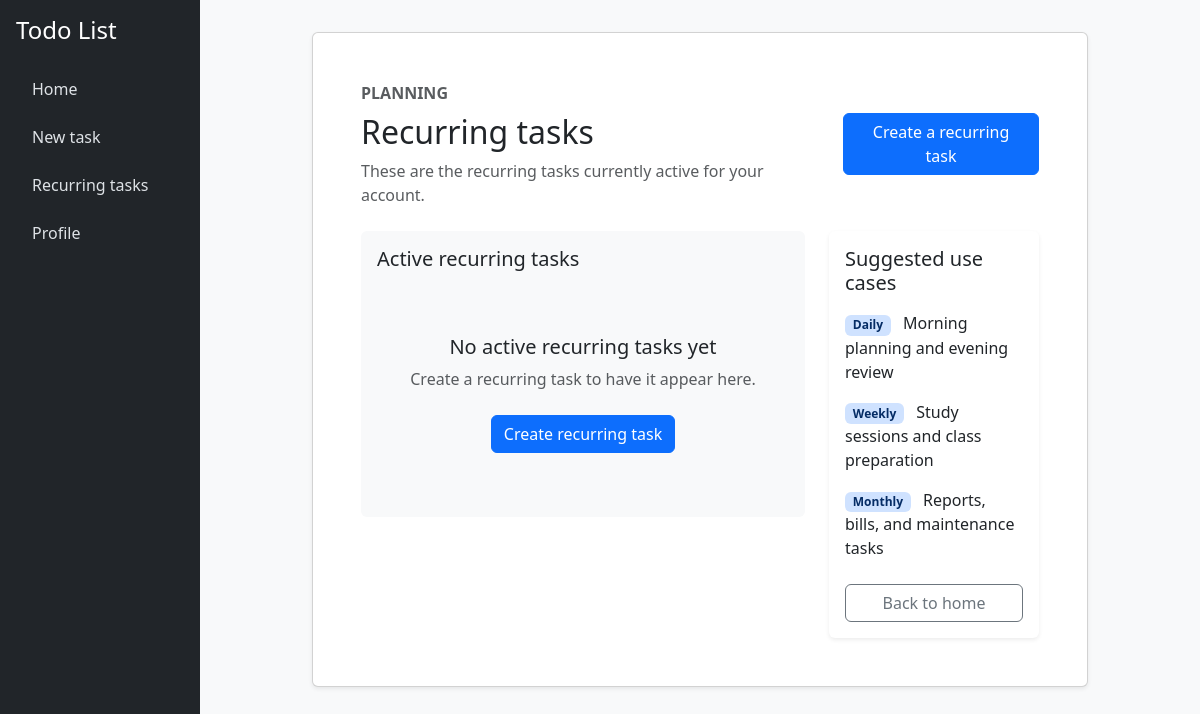
Page /recurring_tasks (signed in) on the earlier database version.
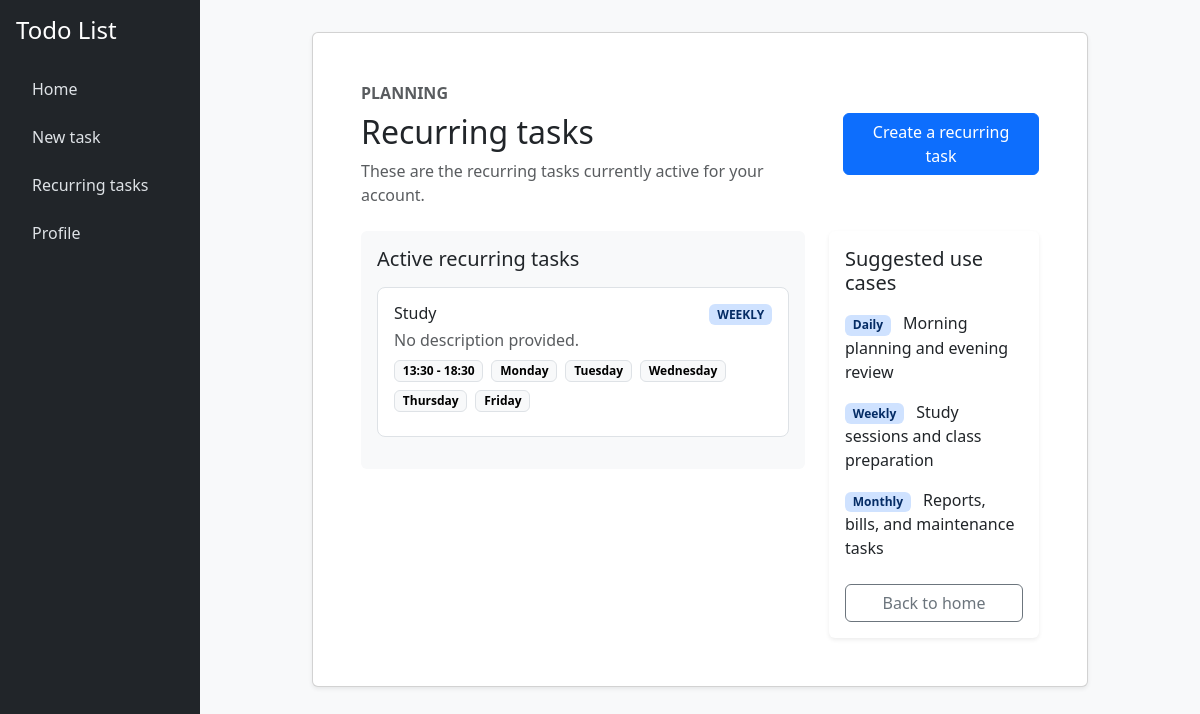
Same page on the later database version.
### tables this page shows
CREATE TABLE recurrent_tasks (
    id INTEGER PRIMARY KEY AUTOINCREMENT,
    user_id INTEGER NOT NULL,
    title TEXT NOT NULL,
    description TEXT,
    start_time TEXT NOT NULL,
    end_time TEXT NOT NULL,
    recurrency TEXT NOT NULL,
    days TEXT NOT NULL
);

### app.py (the view, shortened to what this page needs)
@app.route("/recurring_tasks", methods=["GET", "POST"])
@login_required
def recurring_tasks():
    recurring_tasks_rows = db.execute(
        "SELECT id, title, description, start_time, end_time, recurrency, days FROM recurrent_tasks WHERE user_id = ? ORDER BY start_time ASC"  ,
        session["user_id"],
    )
    for task in recurring_tasks_rows:
        task["days"] = [day.strip().title() for day in task["days"].split(" ") if day.strip()]
    if request.method == "GET":
        return render_template(
            "recurring_tasks.html",
            recurring_tasks=recurring_tasks_rows,
        )

### app.py (called while the page is built)
@app.after_request
def after_request(response):
    response.headers["Cache-Control"] = "no-cache, no-store, must-revalidate"
    response.headers["Expires"] = 0
    response.headers["Pragma"] = "no-cache"
    return response

### helpers.py (called while the page is built)
def login_required(f):
    @wraps(f)
    def decorated_function(*args, **kwargs):
        if session.get("user_id") is None:
            return redirect("/login")
        return f(*args, **kwargs)
    return decorated_function

### templates/recurring_tasks.html (shortened to what the changed rows need)
{% extends "layout.html" %}
{% block content %}
<div class="row justify-content-center">
    <div class="col-lg-10">
        <div class="card shadow-sm mb-4">
            <div class="card-body p-4 p-md-5">
                <div class="d-flex flex-column flex-md-row justify-content-between align-items-md-center gap-3 mb-4">
                    <div>
                        <h2 class="mb-2">Recurring tasks</h2>
                    </div>
                </div>
                <div class="row g-4 align-items-start">
                    <div class="col-lg-8">
                        <div class="card border-0 bg-body-tertiary h-100">
                            <div class="card-body" style="overflow: auto; max-height: 500px;">
                                {% for task in recurring_tasks %}
                                    <div class="border rounded-3 p-3 mb-3 bg-white recurring-task" data-task-index="{{ loop.index0 }}" data-task-id="{{ task.id }}">
                                        <div class="d-flex justify-content-between align-items-start gap-3 mb-2">
                                            <div>
                                                <h6 class="mb-1">{{ task.title }}</h6>
                                                <p class="text-muted mb-0">{{ task.description or 'No description provided.' }}</p>
                                            </div>
                                            <span class="badge bg-primary-subtle text-primary-emphasis text-uppercase">{{ task.recurrency }}</span>
                                        </div>
                                        <div class="d-flex flex-wrap gap-2 mb-2">
                                            <span class="badge text-bg-light border">{{ task.start_time }} - {{ task.end_time }}</span>
                                            {% for day in task.days %}
                                                <span class="badge text-bg-light border">{{ day }}</span>
                                            {% endfor %}
                                        </div>
                                    </div>
                                {% else %}
                                    <div class="text-center py-5">
                                        <h5 class="mb-2">No active recurring tasks yet</h5>
                                        <p class="text-muted mb-4">Create a recurring task to have it appear here.</p>
                                        <a href="{{ url_for('new_task', recurring=True) }}" class="btn btn-primary">Create recurring task</a>
                                    </div>
                                {% endfor %}
                            </div>
                        </div>
                    </div>
                </div>
            </div>
        </div>
    </div>
</div>
{% endblock %}

Differences in the rows shown:
added recurrent_tasks: title "Study", description "No description provided.", recurrency "WEEKLY", start_time "13:30", end_time "18:30", days "Monday" "Tuesday" "Wednesday" "Thursday" "Friday"
Other differences:
text no longer shown: "No active recurring tasks yet Create a recurring task to have it appear here. Create recurring task"
